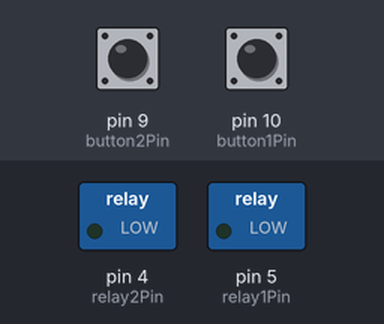
Simulated run of this sketch. Board: Arduino Uno, built with avr-gcc and run on an emulated ATmega328P. Shown: switched loads named in the sketch (green lamp = pin HIGH). The test bench sets the inputs (shaded band); at power-on: pin 9 (button2Pin) LOW, pin 10 (button1Pin) LOW.

Above: at 1.2 s.
1.3 s: pin 9 (button2Pin) pulled HIGH for 0.15 s
At 1.37 s:
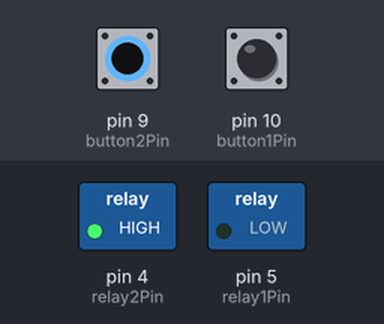
2.9 s: pin 10 (button1Pin) pulled HIGH for 0.15 s
At 2.97 s:
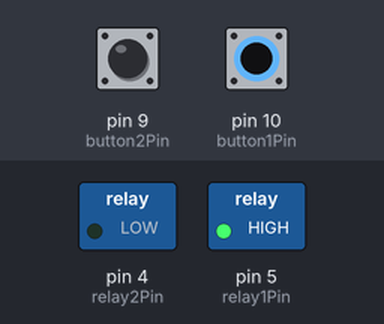
4.5 s: pin 10 (button1Pin) pulled HIGH for 3.2 s
At 8.0 s:
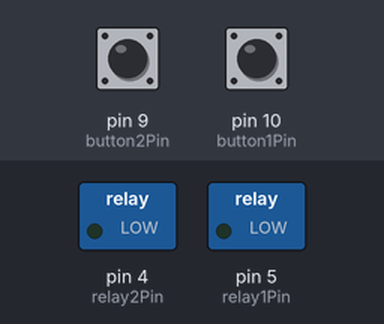
9.2 s: pin 9 (button2Pin) pulled HIGH for 3.2 s
At 10.3 s:
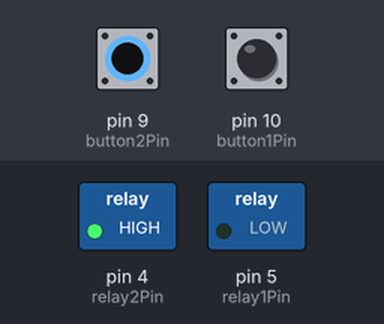
Timing chart, 0 to 13.9 s (numbered marks = the images above; inputs shaded):
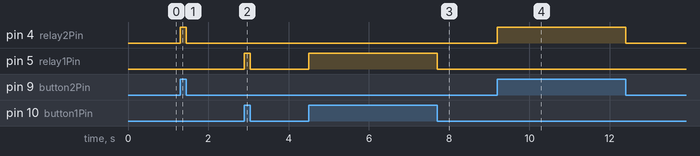

The sketch:

Motor1.ino
```cpp
// Definición de pines
const int button1Pin = 10;  // Botón 1
const int button2Pin = 9; // Botón 2
const int relay1Pin = 5;    // Relay 1 (Giro horario)
const int relay2Pin = 4;    // Relay 2 (Giro antihorario)

void setup() {
  // Configurar los pines de los botones como entradas
  pinMode(button1Pin, INPUT);
  pinMode(button2Pin, INPUT);

  // Configurar los pines de los relés como salidas
  pinMode(relay1Pin, OUTPUT);
  pinMode(relay2Pin, OUTPUT);

  // Asegurar que los relés estén apagados al inicio
  digitalWrite(relay1Pin, LOW);
  digitalWrite(relay2Pin, LOW);
}

void loop() {
  // Leer el estado de los botones
  int button1State = digitalRead(button1Pin);
  int button2State = digitalRead(button2Pin);

  // Control del motor
  if (button1State == HIGH) {
    giroHorario(); // Gira en sentido horario
  } else if (button2State == HIGH) {
    giroAntihorario(); // Gira en sentido antihorario
  } else {
    apagarMotor(); // Si no se presiona ningún botón, apaga el motor
  }
}

// Función para girar en sentido horario
void giroHorario() {
  digitalWrite(relay1Pin, HIGH); // Activa Relay 1
  digitalWrite(relay2Pin, LOW);   // Asegura que Relay 2 esté apagado
}

// Función para girar en sentido antihorario
void giroAntihorario() {
  digitalWrite(relay1Pin, LOW);   // Asegura que Relay 1 esté apagado
  digitalWrite(relay2Pin, HIGH);  // Activa Relay 2
}

// Función para apagar el motor
void apagarMotor() {
  digitalWrite(relay1Pin, LOW);   // Apaga Relay 1
  digitalWrite(relay2Pin, LOW);   // Apaga Relay 2
}
```

Measured:
- after the input at 1.3 s, pin 4 (relay2Pin): LOW → HIGH at once, → LOW 0.15 s later
- after the input at 2.9 s, pin 5 (relay1Pin): LOW → HIGH at once, → LOW 0.15 s later
- after the input at 4.5 s, pin 5 (relay1Pin): LOW → HIGH at once, → LOW 3.2 s later
- after the input at 9.2 s, pin 4 (relay2Pin): LOW → HIGH at once, → LOW 3.2 s later
